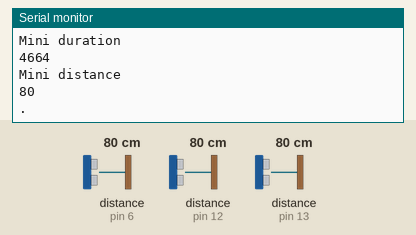
Bench run of a sketch on a simulated Arduino Uno, built for the host (arithmetic inside an expression is 32-bit, double 64-bit). On the bench: the last lines printed to the serial monitor. Wiring (inferred from the names in the program): 3 × ultrasonic range finder: trigger pin 4, echo pin 12 / trigger pin 5, echo pin 13 / trigger pin 7, echo pin 6. The inputs (shaded band) are chosen by the test bench; at power-on: distance to the obstacle (sensors on pin 6, pin 12, pin 13) 80 cm. The echo pulse lasts 58.3 µs per cm.

Above: at 1.2 s.
1.3 s: distance to the obstacle (sensor on pin 6) set to 2 cm
At 2.02 s:
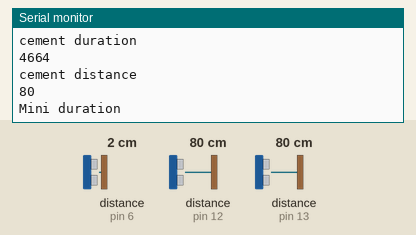
2.8 s: distance to the obstacle (sensor on pin 12) set to 4 cm
At 3.11 s:
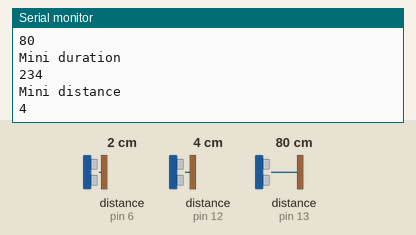
4.3 s: distance to the obstacle (sensor on pin 13) set to 9 cm
5.8 s: distance to the obstacle (sensor on pin 6) set to 18 cm
7.3 s: distance to the obstacle (sensor on pin 12) set to 35 cm
At 7.74 s:
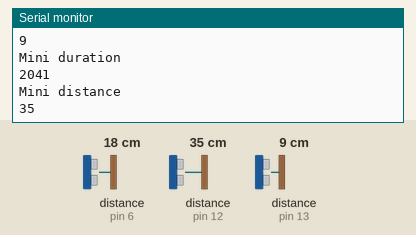
8.8 s: distance to the obstacle (sensor on pin 13) set to 60 cm
Timing chart, 0 to 11.3 s (numbered marks = the images above; inputs shaded):
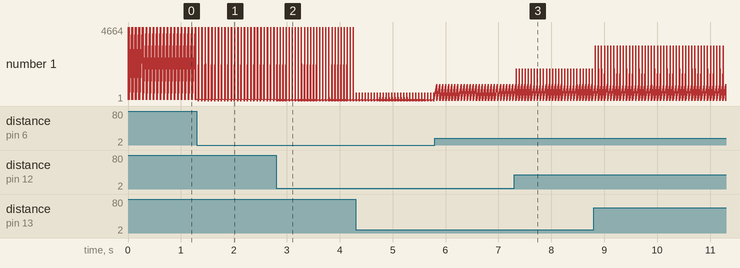

The sketch:

Arduino_SerialMultiple.ino
```cpp
#define strigger 7
#define secho 6
#define ctrigger 5
#define cecho 13
#define mtrigger 4
#define mecho 12

#include <SoftwareSerial.h>
#include <ArduinoJson.h>
SoftwareSerial serialPort(9,10); //Rx and Tx

float stankheight = 106; //cms
long scalibrationvalue = 6;//33;
long ssensorrestorecalibration;

float stankwidth = 153.0; //5 feet
float stanklength = 153.0; //4.5 feet

float ctankheight = 76.2; //4 feet
long ccalibrationvalue = 5;
long csensorrestorecalibration;
float ctankwidth = 132.08; //5 feet
float ctanklength = 304.8; //4.5 feet

float mtankheight = 74; //4 feet
long mcalibrationvalue = 5;
long msensorrestorecalibration;
float mtankwidth = 59; //5 feet
float mtanklength = 132; //4.5 feet

int isSlow;
int isShigh;
int isClow;
int isChigh;
int isMlow;
int isMhigh;

void setup() {
  // put your setup code here, to run once:
  isSlow = false;
  isShigh = false;
  isClow = false;
  isChigh = false;
  isMlow = false;
  isMhigh = false;

  serialPort.begin(115200);
  Serial.begin(115200);
  Serial.println("-SETUP INITIATED---");
  Serial.print("[CT,CE]");
  Serial.print(strigger);
  Serial.print(secho);
  Serial.print("[CeT,CeE]");
  Serial.print(ctrigger);
  Serial.print(cecho);
  Serial.print("[MT,ME]");
  Serial.print(mtrigger);
  Serial.println(mecho);
  pinMode(strigger, OUTPUT);
  pinMode(secho, INPUT);
  pinMode(ctrigger, OUTPUT);
  pinMode(cecho, INPUT);
  pinMode(mtrigger, OUTPUT);
  pinMode(mecho, INPUT);
  ssensorrestorecalibration = scalibrationvalue;
  csensorrestorecalibration = ccalibrationvalue;
  msensorrestorecalibration = mcalibrationvalue;
  Serial.println("---SETUP COMPLETED--Firmware Date: OCT, 29, 2023");
}

void loop() {
  // put your main code here, to run repeatedly:
  long uptimemls = millis();
  long uptimesec = uptimemls/1000;

  StaticJsonBuffer<1000> jsonBuffer;
  JsonObject& root = jsonBuffer.createObject();
  root["ArduinoUptime"] = uptimesec;

  checkWaterLevelInCompressorTank(root);
  checkWaterLevelInCementTank(root);
  checkWaterLevelInMiniTank(root);

//  if(serialPort.available()>0)
//  {
    //root.printTo(serialPort);

    //root.prettyPrintTo(Serial);
//  }

    delay(50);
    Serial.println(".");
}

void checkWaterLevelInCompressorTank(JsonObject& root) {
  long duration, distance;
  int tanklevelpercentage = 0;

  digitalWrite(strigger, LOW);
  delayMicroseconds(2);

  digitalWrite(strigger, HIGH);
  delayMicroseconds(10);

  digitalWrite(strigger, LOW);
  duration = pulseIn(secho, HIGH);
  distance = (duration/2) / 29.1;

  //Simulate..
  //distance = 135;

  Serial.println("Compressor duration");
  Serial.println(duration);

  Serial.println("Compressor distance");
  Serial.println(distance);

  //Blynk.virtualWrite(V1, distance);
  root["SensorDistance"] = distance;

  scalibrationvalue = ssensorrestorecalibration;
  if(distance > (stankheight + scalibrationvalue)) {
    //Serial.println(distance);
    distance = stankheight;
    scalibrationvalue = 0;
  }
  float availablelitres = measureWater(distance, scalibrationvalue, stankheight, stankwidth, stanklength);
  float consumedlitres = consumedWater(distance, scalibrationvalue, stankheight, stankwidth, stanklength);

  //Blynk.virtualWrite(V3, availablelitres);
  root["AvailableLitres"] = availablelitres;

  //Blynk.virtualWrite(V2, consumedlitres);
  root["ConsumedLitres"] = consumedlitres;

  int waterlevelat = 0;
  if(distance > 0) {
    waterlevelat = stankheight - distance;
//    Serial.println(scalibrationvalue);
//    Serial.println("calibration value printed above");
  }
//  Serial.println("Waterlevelat");
//  Serial.println(waterlevelat);

  tanklevelpercentage = (waterlevelat + scalibrationvalue) / stankheight * 100;

  if(tanklevelpercentage < 0)  {
    tanklevelpercentage = 0;
  }

  if(tanklevelpercentage < 30 && tanklevelpercentage > 10) {
    isSlow = 1;
  }
  else if(tanklevelpercentage > 30) {
    isSlow = 0;
  }

  if(tanklevelpercentage > 95) {
    isShigh = 1;
  }
  else if(tanklevelpercentage < 95 && tanklevelpercentage > 10) {
    isShigh = 0;
  }

  root["isSlow"] = isSlow;
  root["isShigh"] = isShigh;

  //Blynk.virtualWrite(V0, tanklevelpercentage);
  root["TankLevelPercentage"] = tanklevelpercentage;

  root["SWaterlevelat"] = waterlevelat/30.48;
  //Blynk.virtualWrite(V5, uptimesec);
}

  void checkWaterLevelInCementTank(JsonObject& root) {
  long duration, distance;
  int tanklevelpercentage = 0;

  digitalWrite(ctrigger, LOW);
  delayMicroseconds(2);

  digitalWrite(ctrigger, HIGH);
  delayMicroseconds(10);

  digitalWrite(ctrigger, LOW);
  duration = pulseIn(cecho, HIGH);
  distance = (duration/2) / 29.1;

  //simulator.
  //distance = 80;

  Serial.println("cement duration");
  Serial.println(duration);

  Serial.println("cement distance");
  Serial.println(distance);

  //Blynk.virtualWrite(V1, distance);
  root["CSensorDistance"] = distance;

  ccalibrationvalue = csensorrestorecalibration;
  if(distance > (ctankheight + ccalibrationvalue)) {
//    Serial.println(distance);
    distance = ctankheight;
    ccalibrationvalue = 0;
  }
  float availablelitres = measureWater(distance, ccalibrationvalue, ctankheight, ctankwidth, ctanklength);
  float consumedlitres = consumedWater(distance, ccalibrationvalue, ctankheight, ctankwidth, ctanklength);

  //Blynk.virtualWrite(V13, availablelitres);
  root["CAvailableLitres"] = availablelitres;

  //Blynk.virtualWrite(V12, consumedlitres);
  root["CConsumedLitres"] = consumedlitres;

  int waterlevelat = 0;
  if(distance > 0) {
    waterlevelat = ctankheight + ccalibrationvalue - distance;
//    Serial.println(ccalibrationvalue);
//    Serial.println("calibration value printed above");
  }
//  Serial.println("CWaterlevelat");
//  Serial.println(waterlevelat);
  tanklevelpercentage = waterlevelat / ctankheight * 100;
//  Serial.println("cement");
//  Serial.println(ctankheight);
//  Serial.println(waterlevelat);
//  Serial.println(tanklevelpercentage);
//  if(tanklevelpercentage > 100)  {
//    tanklevelpercentage = 100;
//  }
  if(tanklevelpercentage < 0)  {
    tanklevelpercentage = 0;
  }

  if(tanklevelpercentage < 30 && tanklevelpercentage > 10) {
    isClow = 1;
  }
  else if(tanklevelpercentage > 30) {
    isClow = 0;
  }

  if(tanklevelpercentage > 95) {
    isChigh = 1;
  }
  else if(tanklevelpercentage < 95 && tanklevelpercentage > 10) {
    isChigh = 0;
  }

  //Blynk.virtualWrite(V0, tanklevelpercentage);
  root["isClow"] = isClow;
  root["isChigh"] = isChigh;

  root["CTankLevelPercentage"] = tanklevelpercentage;
  root["CWaterlevelat"] = waterlevelat/30.48;
  //Blynk.virtualWrite(V5, uptimesec);
}

void checkWaterLevelInMiniTank(JsonObject& root) {
  long duration = 0, distance = 0;
  int tanklevelpercentage = 0;

  digitalWrite(mtrigger, LOW);
  delayMicroseconds(2);

  digitalWrite(mtrigger, HIGH);
  delayMicroseconds(10);

  digitalWrite(mtrigger, LOW);
  duration = pulseIn(mecho, HIGH);

  //simulator.
  //duration = 500;
  distance = (duration/2) / 29.1;

  Serial.println("Mini duration");
  Serial.println(duration);

  Serial.println("Mini distance");
  Serial.println(distance);

  //Blynk.virtualWrite(V1, distance);
  root["MSensorDistance"] = distance;

  mcalibrationvalue = msensorrestorecalibration;
  if(distance > (mtankheight + mcalibrationvalue)) {
//    Serial.println(distance);
    distance = mtankheight;
    mcalibrationvalue = 0;
  }
  float availablelitres = measureWater(distance, mcalibrationvalue, mtankheight, mtankwidth, mtanklength);
  float consumedlitres = consumedWater(distance, mcalibrationvalue, mtankheight, mtankwidth, mtanklength);

  //Blynk.virtualWrite(V13, availablelitres);
  root["MAvailableLitres"] = availablelitres;

  //Blynk.virtualWrite(V12, consumedlitres);
  root["MConsumedLitres"] = consumedlitres;

  int waterlevelat = 0;
  if(distance > 0) {
    waterlevelat = mtankheight + mcalibrationvalue - distance;
//    Serial.println(mcalibrationvalue);
//    Serial.println("calibration value printed above");
  }
//  Serial.println("mWaterlevelat");
//  Serial.println(waterlevelat);
  tanklevelpercentage = waterlevelat / mtankheight * 100;
//  Serial.println("cement");
//  Serial.println(ctankheight);
//  Serial.println(waterlevelat);
//  Serial.println(tanklevelpercentage);
//  if(tanklevelpercentage > 100)  {
//    tanklevelpercentage = 100;
//  }
  if(tanklevelpercentage < 0)  {
    tanklevelpercentage = 0;
  }

  if(tanklevelpercentage < 30 && tanklevelpercentage > 10) {
    isMlow = 1;
  }
  else if(tanklevelpercentage > 30) {
    isMlow = 0;
  }

  if(tanklevelpercentage > 95) {
    isMhigh = 1;
  }
  else if(tanklevelpercentage < 95 && tanklevelpercentage > 10) {
    isMhigh = 0;
  }

  //Blynk.virtualWrite(V0, tanklevelpercentage);
  root["isMlow"] = isMlow;
  root["isMhigh"] = isMhigh;

  root["MTankLevelPercentage"] = tanklevelpercentage;
  root["MWaterlevelat"] = waterlevelat/30.48;
  //Blynk.virtualWrite(V5, uptimesec);
}

float measureWater(int distance, long calibrationvalue, float tankheight, float tankwidth, float tanklength) {
  float availablelitres = 0;

  int waterlevelat=0;
  if(distance > 0) {
    waterlevelat = tankheight + calibrationvalue - distance;
  }

  float availablevolume = waterlevelat * tanklength * tankwidth;
  availablelitres = availablevolume / 1000;

  if(availablelitres < 0){
    availablelitres = 0;
  }
  return availablelitres;
}

float consumedWater(int distance, long calibrationvalue, float tankheight, float tankwidth, float tanklength) {
  float consumedlitres = 0;
  float consumedvolume = (distance - calibrationvalue) * tanklength * tankwidth;
  consumedlitres = consumedvolume / 1000;

  if(consumedlitres < 0){
    consumedlitres = 0;
  }
  return consumedlitres;
}
```

Measured:
- after the input at 1.3 s, the serial monitor: prints a new line at once (image 1)
- after the input at 2.8 s, the serial monitor: prints a new line at once (image 2)
- after the input at 7.3 s, the serial monitor: prints a new line at once (image 3)
- plotted number 1: 80 → 4 after the input at 2.8 s, 4 → 35 after the input at 7.3 s
